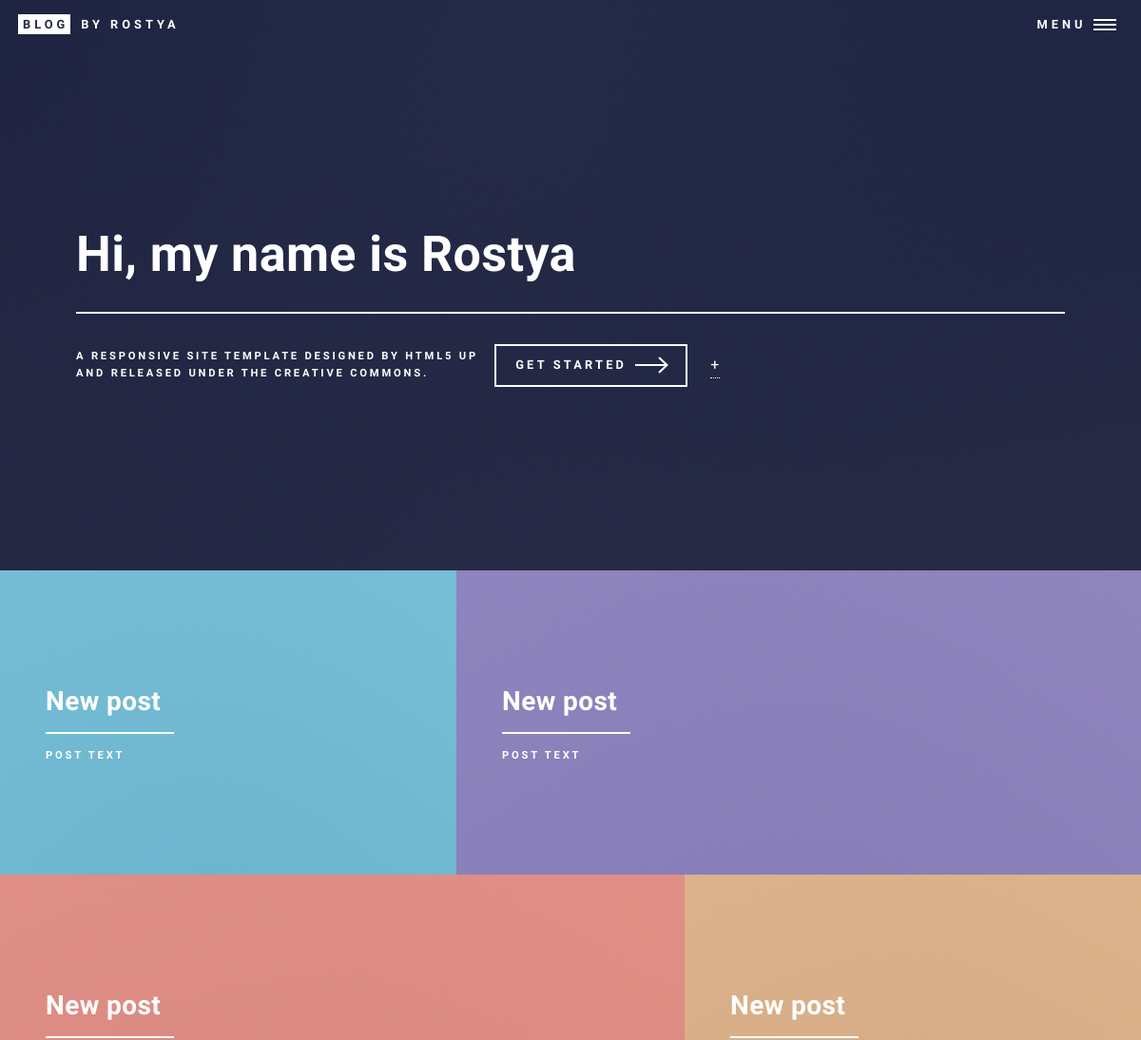
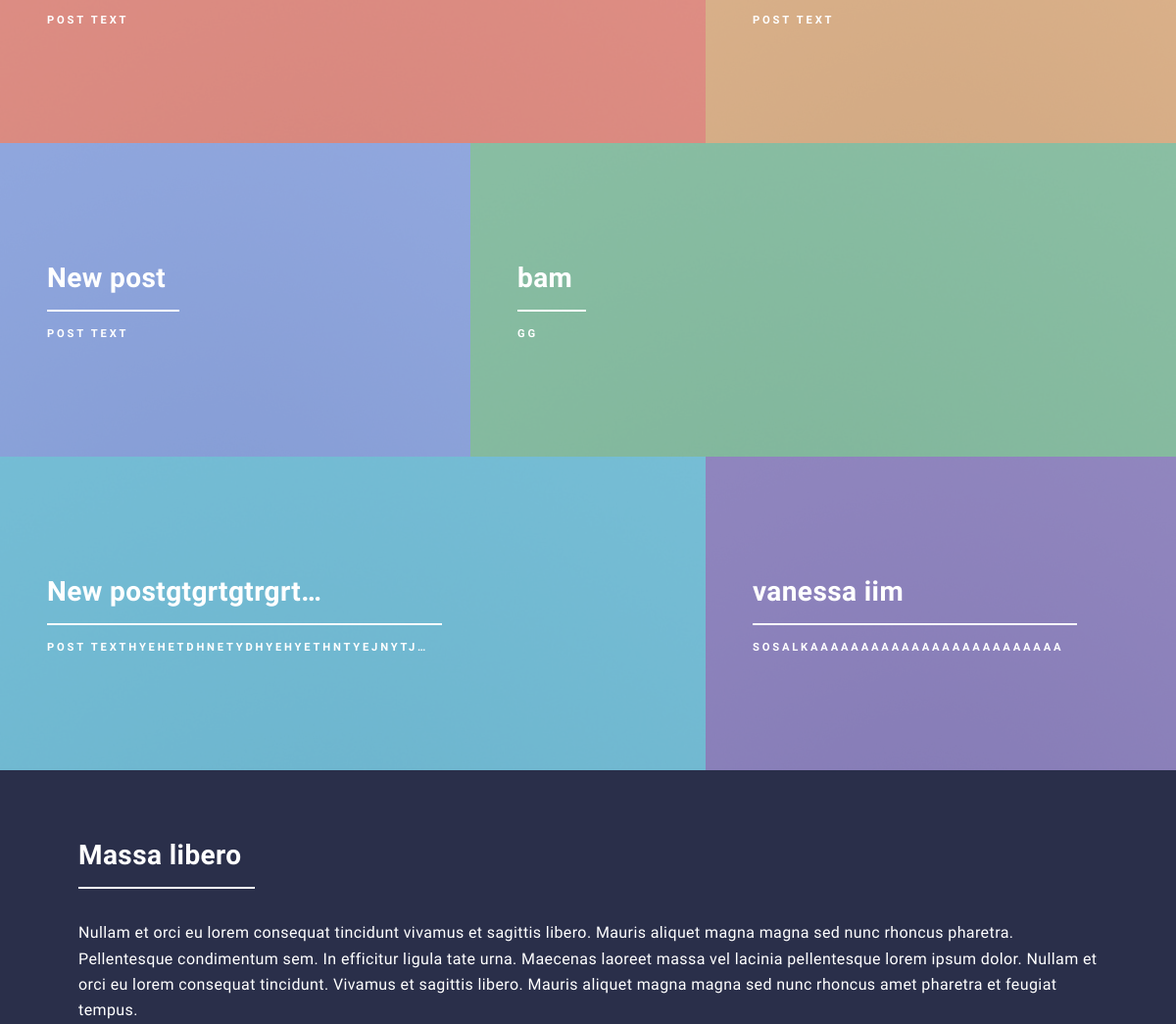
Before: / (upper part) with the older database file (2 pictures, top to bottom).
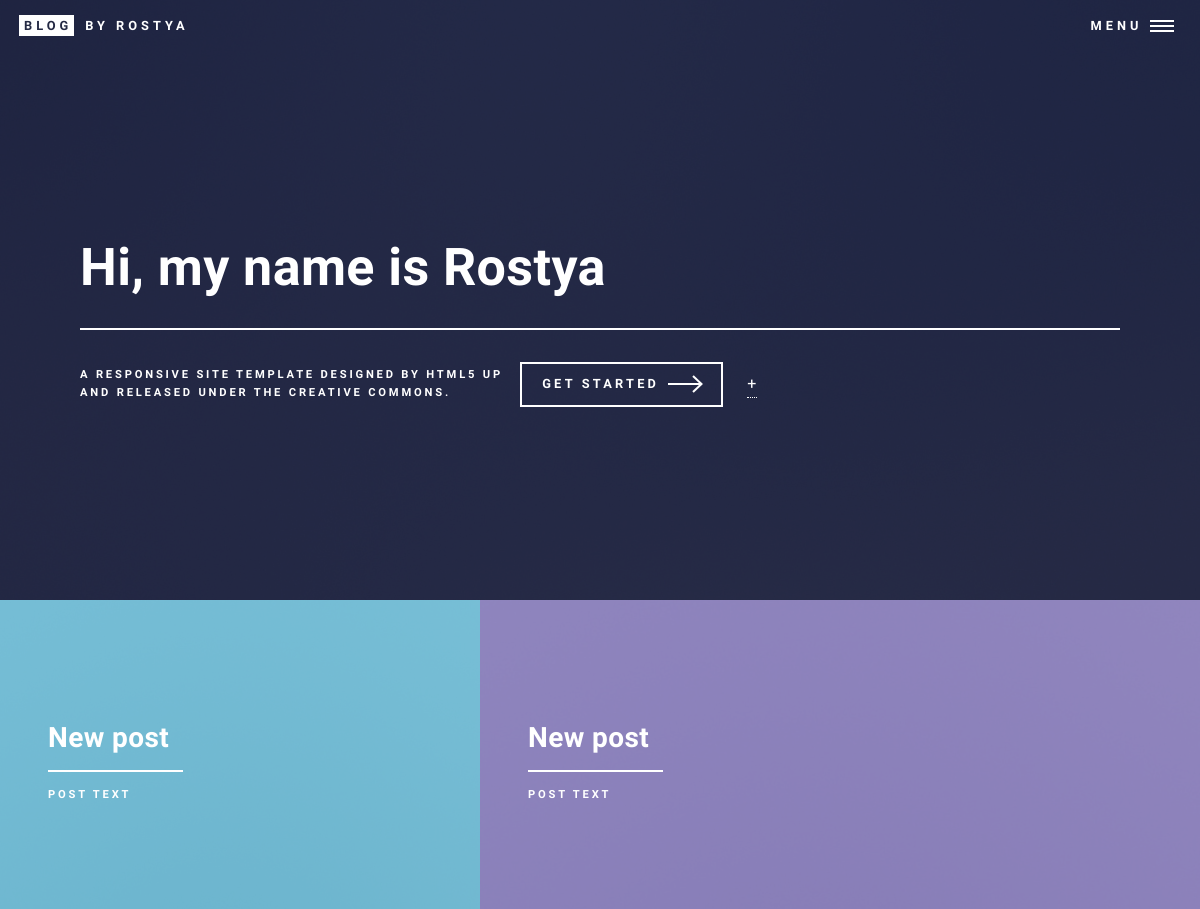
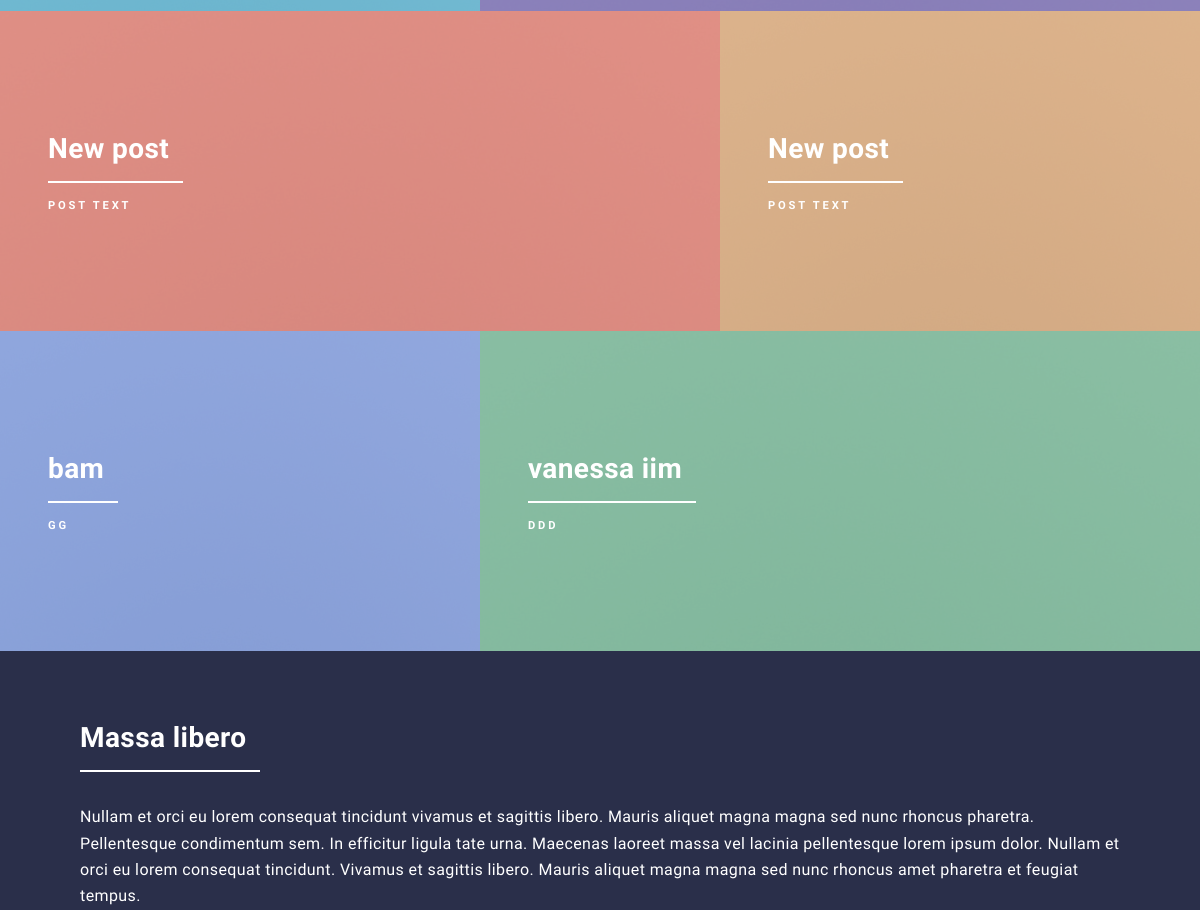
After: the same page with the newer database file (2 pictures, top to bottom).
### main/models.py (models this page shows, shortened)
class Post(models.Model):
    title = models.CharField(max_length=255, default='New post', verbose_name='Title')
    content = models.TextField(default='Post text', verbose_name='Text')
    image = models.ImageField(upload_to='posts_images', null=True, blank=True, verbose_name='Image')
    created_at = models.TimeField(auto_now_add=True, verbose_name='Upload time')
    updated_at = models.TimeField(auto_now=True, verbose_name='Update time')

### main/views.py (the view)
# urls.py: path('', views.PostListView.as_view(), name='index'),
class PostListView(ListView):
    model = Post
    template_name = 'main/index.html'
    context_object_name = 'posts'

### main/templates/main/index.html (shortened to what this page needs)
{% load static %}
<!DOCTYPE HTML>
<html>
	<head>
		<link rel="stylesheet" href="{% static 'assets/css/main.css' %}" />
	</head>
	<body class="is-preload">
			<div id="wrapper">
					<header id="header" class="alt">
						<a href="index.html" class="logo"><strong>Blog</strong> <span>by Rostya</span></a>
						<nav>
							<a href="#menu">Menu</a>
						</nav>
					</header>
					<section id="banner" class="major">
						<div class="inner">
							<header class="major">
								<h1>Hi, my name is Rostya</h1>
							</header>
							<div class="content">
								<p>A responsive site template designed by HTML5 UP<br />
								and released under the Creative Commons.</p>
								<ul class="actions">
									<li><a href="#one" class="button next scrolly">Get Started</a></li>
								</ul>
								<a href="{% url 'main:post_create' %}">+</a>
							</div>
						</div>
					</section>
					<div id="main">
							<section id="one" class="tiles">
								{% for post in posts %}
								<article>
									<header class="major">
										<h3>
											<a href="{% url 'main:post_detail' post_id=post.id %}"
											   class="link">{{ post.title|truncatechars:20 }}</a>
										</h3>
										<p>{{ post.content|truncatechars:40 }}</p>
									</header>
								</article>
								{% endfor %}
							</section>
							<section id="two">
								<div class="inner">
									<header class="major">
										<h2>Massa libero</h2>
									</header>
									<p>Nullam et orci eu lorem consequat tincidunt vivamus et sagittis libero. Mauris aliquet magna magna sed nunc rhoncus pharetra. Pellentesque condimentum sem. In efficitur ligula tate urna. Maecenas laoreet massa vel lacinia pellentesque lorem ipsum dolor. Nullam et orci eu lorem consequat tincidunt. Vivamus et sagittis libero. Mauris aliquet magna magna sed nunc rhoncus amet pharetra et feugiat tempus.</p>
								</div>
							</section>
					</div>
			</div>
	</body>
</html>

Changed rows visible on the page:
removed Post: title "New post", content "POST TEXT"
removed Post: title "New postgtgrtgtrgrt…", content "POST TEXTHYEHETDHNETYDHYEHYETHNTYEJNYTJ…"
changed Post "vanessa iim": content "SOSALKAAAAAAAAAAAAAAAAAAAAAAAAA" → "DDD"
